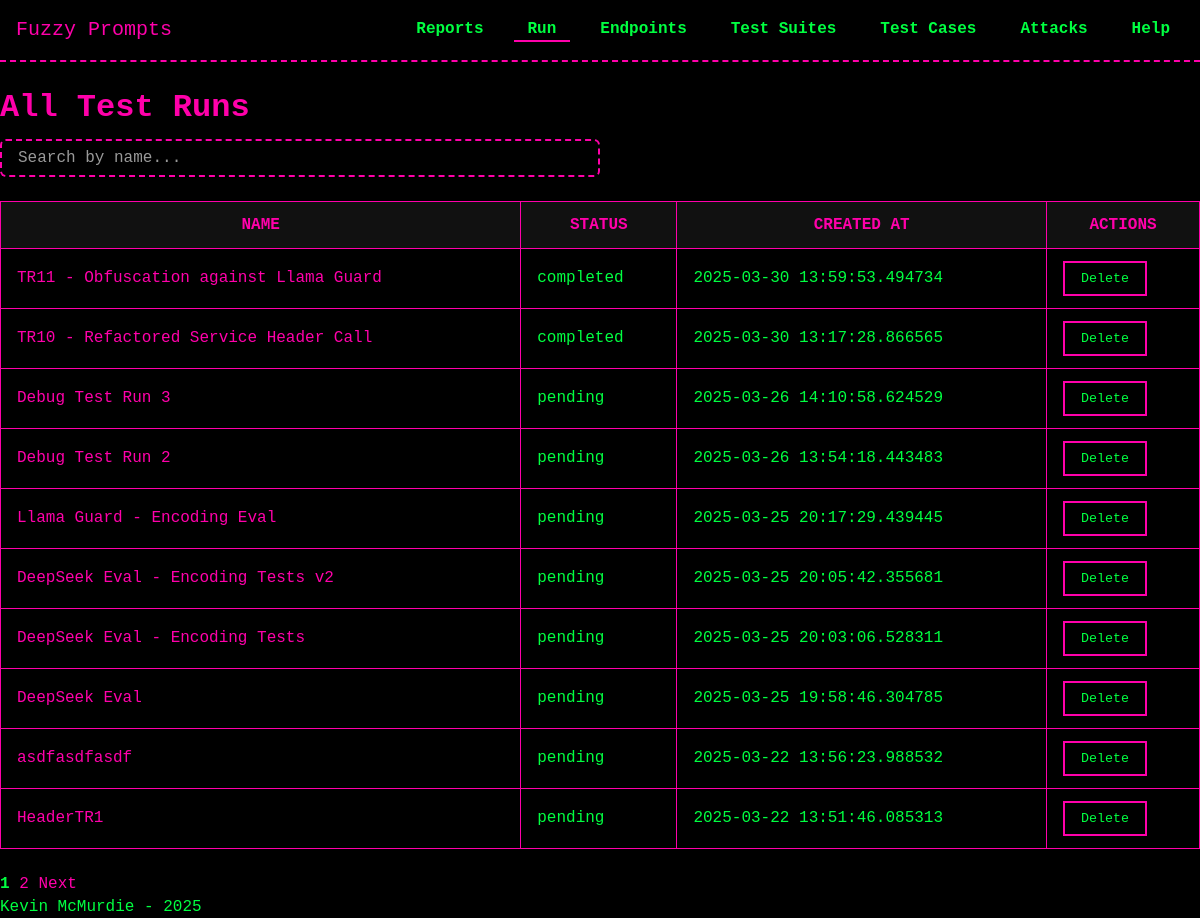
Before: /test_runs/ with the older database file.
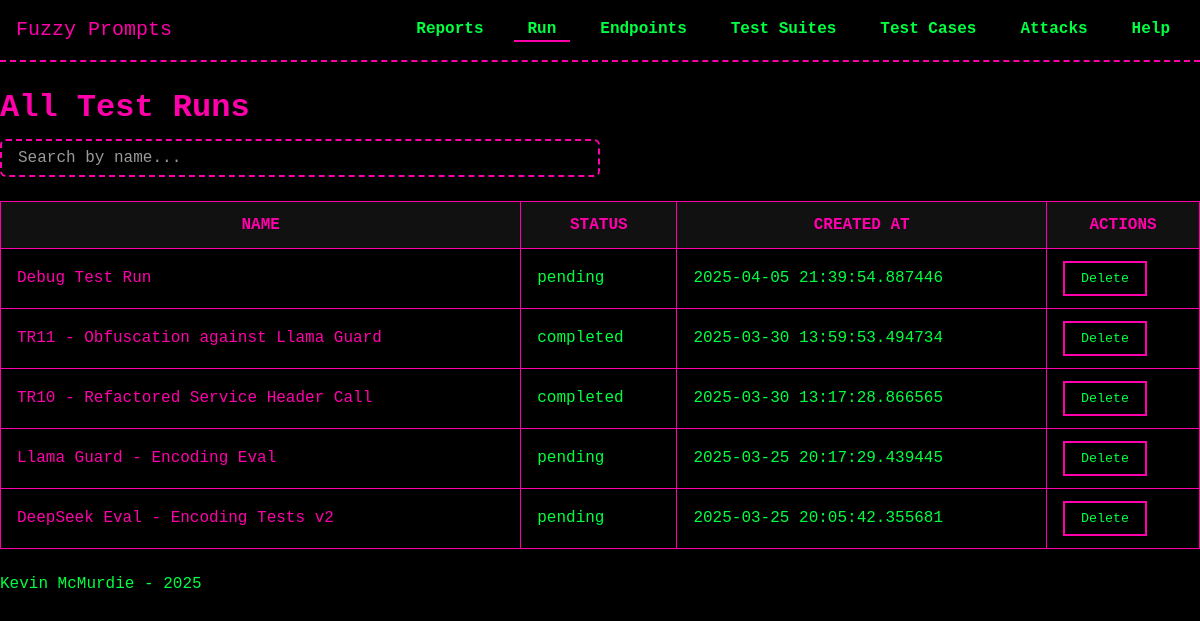
After: the same page with the newer database file.
### models/model_TestRun.py (models this page shows, shortened)
class TestRun(db.Model):
    __tablename__ = 'test_runs'
    id = db.Column(db.Integer, primary_key=True)
    name = db.Column(db.String(255), nullable=False)
    created_at = db.Column(db.DateTime, default=datetime.now)
    status = db.Column(db.String(50), default="pending")
    endpoint_id = db.Column(
        db.Integer,
        db.ForeignKey("endpoints.id", ondelete="SET NULL"),
        nullable=True
    )
    endpoint = db.relationship("Endpoint", back_populates="test_runs", passive_deletes=True)
    test_suites = db.relationship('TestSuite', secondary=test_run_suites, back_populates='test_runs')
    attempts = db.relationship('TestRunAttempt', back_populates='test_run', cascade='all, delete-orphan')

### routes/test_runs.py (the view)
@test_runs_bp.route('/', methods=['GET'])
def list_test_runs():
    page = request.args.get('page', 1, type=int)
    pagination = TestRun.query.order_by(TestRun.id.desc()).paginate(page=page, per_page=10, error_out=False)
    runs = pagination.items
    return render_template('test_runs/list_test_runs.html', test_runs=runs, pagination=pagination)

### templates/test_runs/list_test_runs.html (shortened to what this page needs)
{% extends "base.html" %}
{% block head %}
  <link rel="stylesheet" href="{{ url_for('static', filename='css/tables.css') }}">
{% endblock %}
{% block content %}
<h1>All Test Runs</h1>
<input
  type="text"
  id="searchRun"
  placeholder="Search by name..."
  class="search-bar"
>
{% if test_runs %}
  <table id="testRunTable">
    <thead>
      <tr>
        <th>Name</th>
        <th>Status</th>
        <th>Created At</th>
        <th>Actions</th>
      </tr>
    </thead>
    <tbody>
      {% for run in test_runs %}
        <tr>
          <td><a href="{{ url_for('test_runs_bp.view_test_run', run_id=run.id) }}">{{ run.name or 'N/A' }}</a></td>
          <td>{{ run.status or 'pending' }}</td>
          <td>{{ run.created_at or 'N/A' }}</td>
          <td>
            <form action="{{ url_for('test_runs_bp.delete_test_run', run_id=run.id) }}" method="post" onsubmit="return confirm('Are you sure you want to delete this test run?');">
              <button type="submit">Delete</button>
            </form>
          </td>
        </tr>
      {% endfor %}
    </tbody>
  </table>
  {% if pagination.pages > 1 %}
    <div style="margin-top: 1rem;">
      {% for p in range(1, pagination.pages + 1) %}
        {% if p == pagination.page %}
          <strong>{{ p }}</strong>
        {% else %}
          <a href="{{ url_for('test_runs_bp.list_test_runs', page=p) }}">{{ p }}</a>
        {% endif %}
      {% endfor %}
      {% if pagination.has_next %}
        <a href="{{ url_for('test_runs_bp.list_test_runs', page=pagination.next_num) }}">Next</a>
      {% endif %}
    </div>
  {% endif %}
{% else %}
  <p>No test runs found.</p>
{% endif %}
{% endblock %}

### templates/base.html (shortened to what this page needs)
<!DOCTYPE html>
<html lang="en">
<head>
  <link rel="stylesheet" href="{{ url_for('static', filename='css/theme.css') }}">
  <link rel="stylesheet" href="{{ url_for('static', filename='css/navbar.css') }}">
  {% block head %}{% endblock %}
</head>
<body>
  <header>
    <nav class="navbar navbar-fixed">
      <div class="nav-brand glitch">
        <a href="{{ url_for('core_bp.index') }}">Fuzzy Prompts</a>
      </div>
      <ul class="nav-links">
        <li class="dropdown {% if request.endpoint and request.endpoint.startswith('report_bp') %}active{% endif %}">
          <a href="#">Reports</a>
        </li>
        <li class="dropdown {% if request.endpoint and request.endpoint.startswith('test_runs_bp') %}active{% endif %}">
          <a href="#">Run</a>
        </li>
        <li class="dropdown {% if request.endpoint and request.endpoint.startswith('endpoints_bp') %}active{% endif %}">
          <a href="#">Endpoints</a>
        </li>
        <li class="dropdown {% if request.endpoint and request.endpoint.startswith('test_suites_bp') %}active{% endif %}">
          <a href="#">Test Suites</a>
        </li>
        <li class="dropdown {% if request.endpoint and request.endpoint.startswith('test_cases_bp') %}active{% endif %}">
          <a href="#">Test Cases</a>
        </li>
        <li class="dropdown {% if request.endpoint and request.endpoint.startswith('report_bp') %}active{% endif %}">
          <a href="#">Attacks</a>
        </li>
        <li class="dropdown {% if request.endpoint and request.endpoint.startswith('help_bp') %}active{% endif %}">
          <a href="{{ url_for('help_bp.index') }}">Help</a>
        </li>
      </ul>
    </nav>
  </header>
  <main>
    {% block content %}{% endblock %}
  </main>
  <footer>
    <p>Kevin McMurdie - 2025</p>
  </footer>
</body>
</html>

### static/css/theme.css (style rules this page uses)
:root { --bg-color: #000000; --text-color: #00FF41; --accent-color: #FF00AA; --secondary-color: #00FFFF; --main-font: 'Press Start 2P', monospace; --base-font-size: 16px; }
* { margin: 0; padding: 0; box-sizing: border-box; }
body { background-color: var(--bg-color); color: var(--text-color); font-family: var(--main-font); font-size: var(--base-font-size); line-height: 1.4; padding-top: 70px; }
a { color: var(--accent-color); text-decoration: none; }
h1, h2, h3, h4, h5, h6 { color: var(--accent-color); margin: 1rem 0 0.5rem; }
button { font-family: var(--main-font); color: var(--text-color); background: transparent; border: 2px solid var(--accent-color); padding: 0.5rem 1rem; cursor: pointer; transition: all 0.2s; }
.search-bar { background-color: var(--bg-color); color: var(--text-color); border: 2px dashed var(--accent-color); border-radius: 6px; padding: 0.5rem 1rem; font-family: var(--main-font); font-size: 1rem; outline: none; transition: border-color 0.2s, box-shadow 0.2s; width: 50%; }
.search-bar::placeholder { color: rgba(255, 255, 255, 0.6); opacity: 1; }
.glitch { position: relative; color: var(--accent-color); animation: glitch 2s infinite; }

### static/css/navbar.css (style rules this page uses)
.navbar { display: flex; align-items: center; justify-content: space-between; background-color: var(--bg-color); border-bottom: 2px dashed var(--accent-color); padding: 1rem; }
.navbar-fixed { position: fixed; top: 0; left: 0; width: 100%; z-index: 1000; }
.nav-brand a { color: var(--accent-color); text-decoration: none; font-size: 1.25rem; }
.nav-links { list-style: none; display: flex; gap: 1rem; }
.nav-links a { color: var(--text-color); font-weight: 600; padding: 0.5rem 0.75rem; border: 2px solid transparent; transition: border-color 0.2s; }
.navbar li.active { color: var(--secondary-color); border-bottom: 2px solid var(--accent-color); font-weight: bold; }
.nav-links li.dropdown { position: relative; }

### static/css/tables.css (style rules this page uses)
table { width: 100%; border-collapse: collapse; margin: 1.5rem 0; }
th, td { padding: 0.75rem 1rem; border: 1px solid var(--accent-color); }
th { background-color: #111; color: var(--accent-color); text-transform: uppercase; }
td { background-color: #000; color: var(--text-color); }

Changed rows visible on the page:
removed TestRun: name "Debug Test Run 3", status "pending", created_at "2025-03-26 14:10:58.624529"
removed TestRun: name "Debug Test Run 2", status "pending", created_at "2025-03-26 13:54:18.443483"
removed TestRun: name "DeepSeek Eval - Encoding Tests", status "pending", created_at "2025-03-25 20:03:06.528311"
removed TestRun: name "DeepSeek Eval", status "pending", created_at "2025-03-25 19:58:46.304785"
removed TestRun: name "asdfasdfasdf", status "pending", created_at "2025-03-22 13:56:23.988532"
removed TestRun: name "HeaderTR1", status "pending", created_at "2025-03-22 13:51:46.085313"
added TestRun: name "Debug Test Run", status "pending", created_at "2025-04-05 21:39:54.887446"
Other visible differences:
list line gone: "1"
list line gone: "2"
text no longer shown: "Next"
